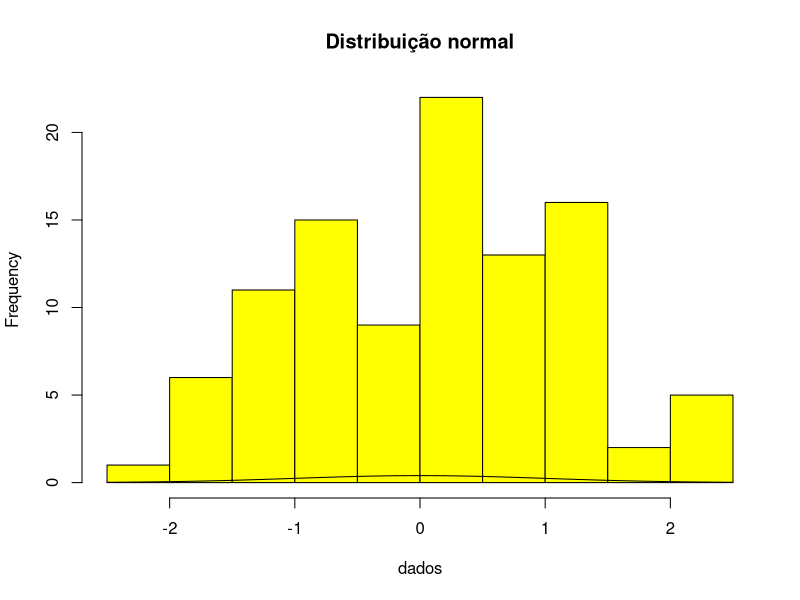
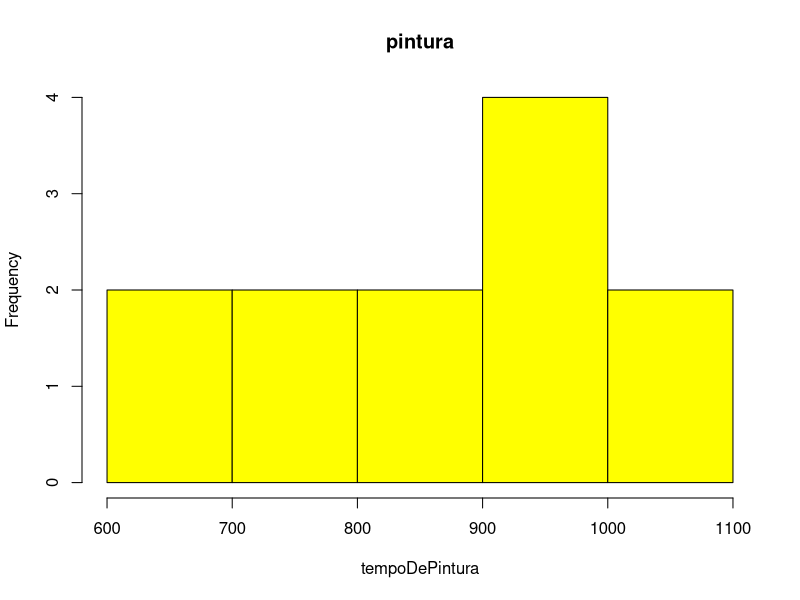
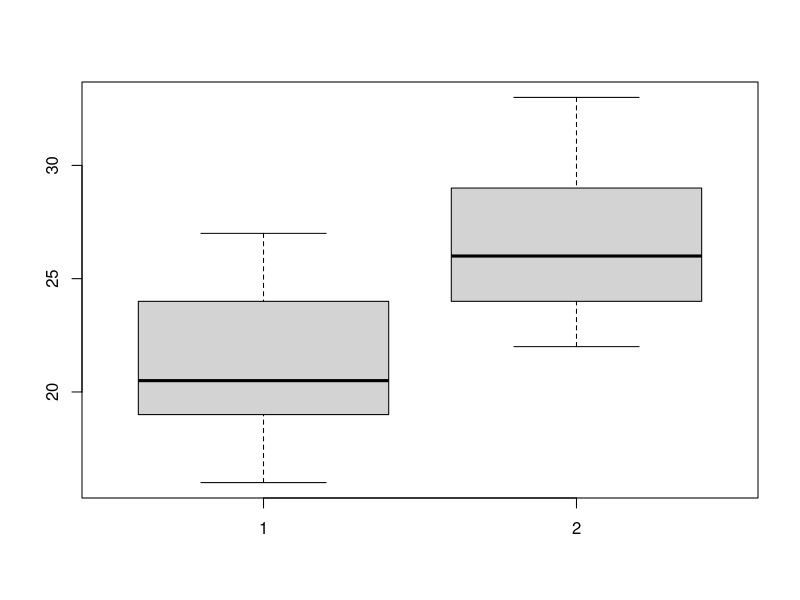
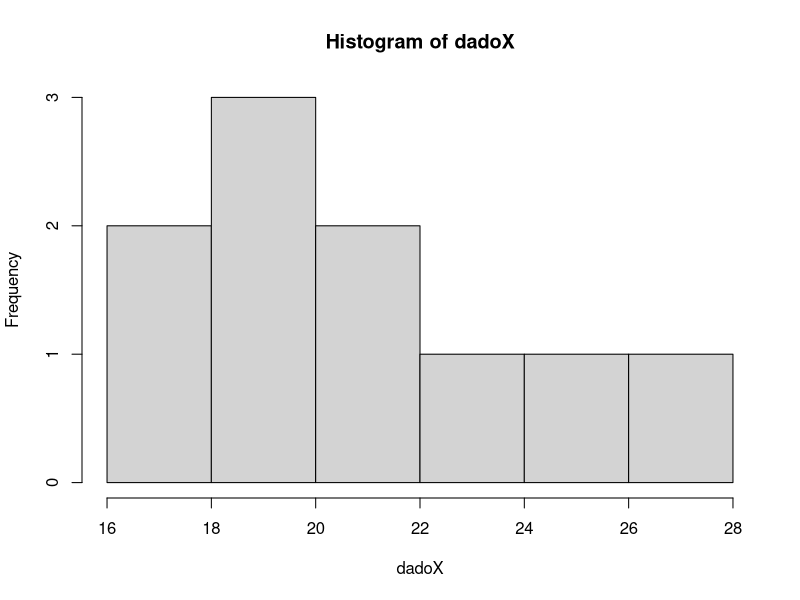
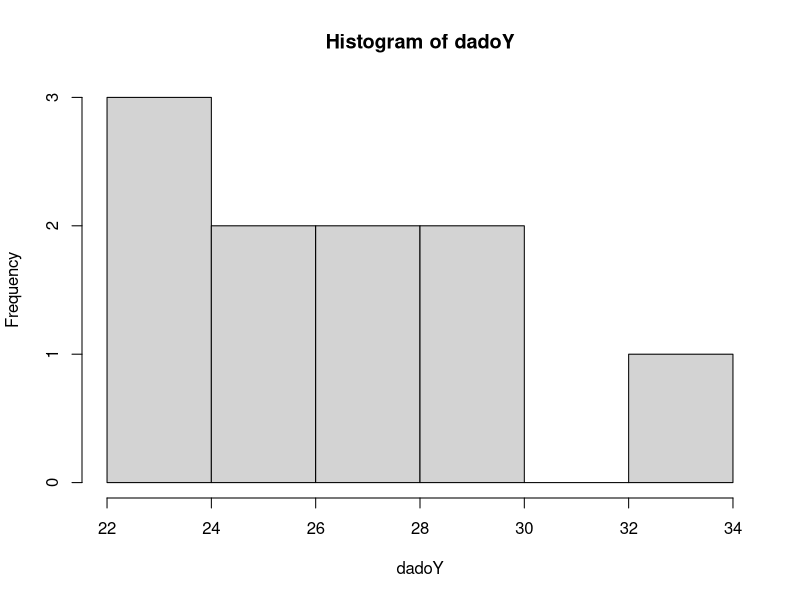
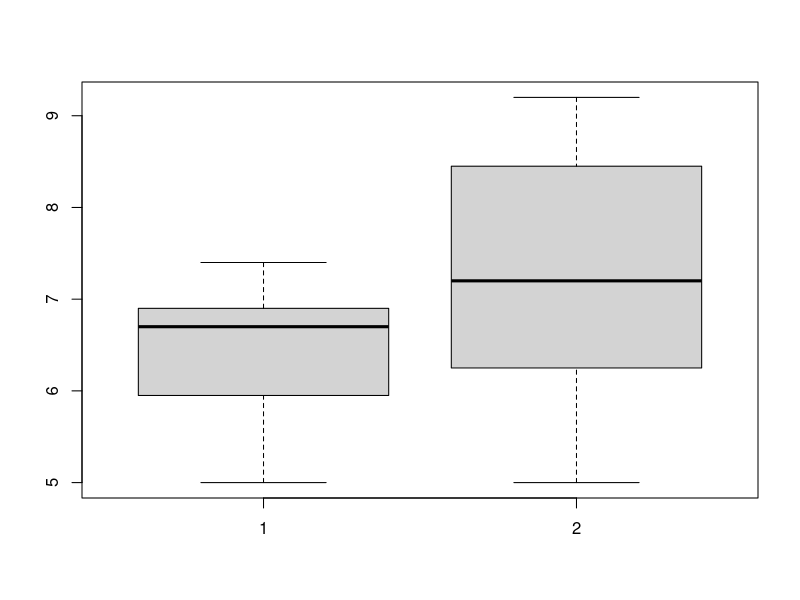
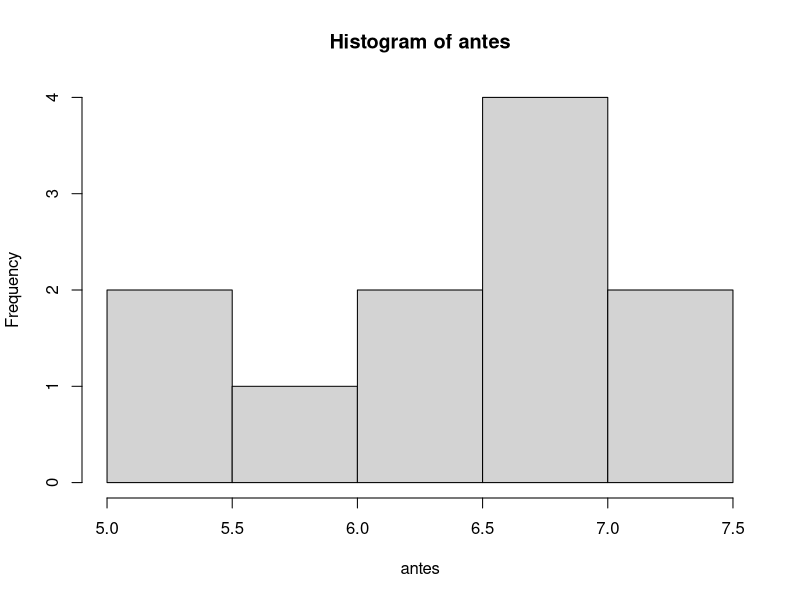
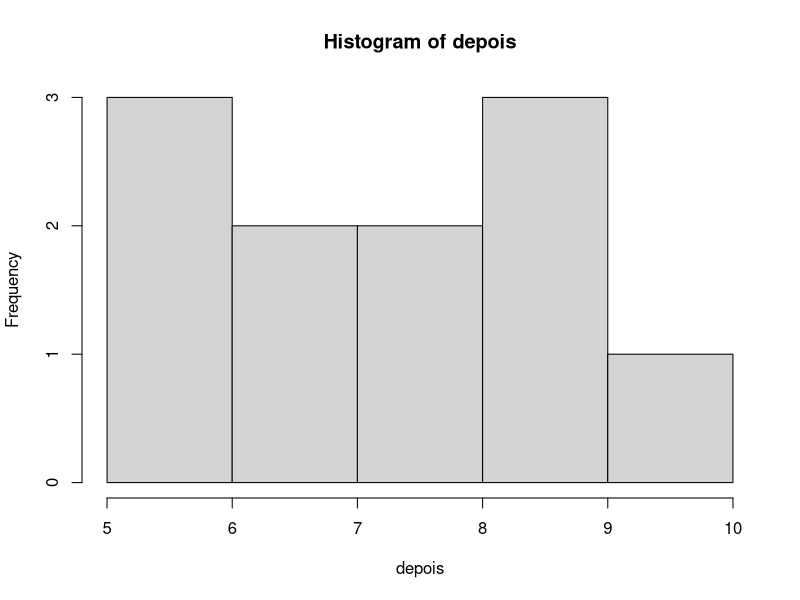

Here is the R script that generated these plots, in order:
#metodo de monte carlo-> eu tiro varias amostrar da base e calculo as medias e desviopadrão e formulas para achar o 
#ponto medio de todas as medias de todas as amostras para garantir maior credibilidade dos dados


#Holdout -> em treinamento em p, tem que ter mais de 50% dos dados
#ele é mais demorado

#p= tamanho total da amostra
#p = 2/3 e (1 – p) = 1/3 


#K-Fold CrossValidation->em treinamento

#exemplo
#amostra com 100 elementos
#quero dividir em 5 por exemplo

#100/5->25 registros


#Leave-One-Out ->em treinamento para bases pequenas


#Bootstrap -> para bases muito grandes


#Gerando números aleatórios com distribuição  normal depois de fazer o monte carlo:

#Gerando aleatoriamente os dados
dados = rnorm(100)

#Gráfico
hist(dados, col="yellow", main="Distribuição normal")

#Traçando a curva da normal
curve(dnorm, add=TRUE)

#Teste de Normalidade
# Shapiro-Wilk
shapiro.test(dados)
# Kolmogorov-Smirnov
ks.test(dados,"pnorm", mean(dados), sd(dados))
 
################

# exemplo Teste t de Student para uma amostra
#dados da amostra
tempoDePintura = c(920,710,680,1000,1010,850,880,990,1030,995,775,670)
#media 
media = mean(tempoDePintura)#875,833
#desvio padrao
desvio = sd(tempoDePintura)#136,662

#grafico
hist(tempoDePintura, col="yellow", main="pintura")
  
#Teste de Normalidade
# Shapiro-Wilk
shapiro.test(tempoDePintura)
# Kolmogorov-Smirnov
ks.test(tempoDePintura,"pnorm", media, desvio)

# alternativas-> "two.sided", "less"-> menos, "greater"->maior
# nivel de confidencialidade = 95%-> conf.level = 0.95
t.test(tempoDePintura, alternative="two.sided", conf.level = 0.95, mu = 690)
  

################

#exemplo de Teste t de Student para duas amostras aleatórias  independentes 

dadoX = c(16,22,27,20,18,24,19,20,21,25)
dadoY = c(30,25,25,28,27,33,24,22,24,29)

boxplot(dadoX,dadoY)


hist(dadoX)
hist(dadoY)

#Teste de Normalidade
  
# Shapiro-Wilk
shapiro.test(dadoX)
# Kolmogorov-Smirnov
ks.test(dadoX,"pnorm", mean(dadoX), sd(dadoX))
  
# Shapiro-Wilk
shapiro.test(dadoY)
# Kolmogorov-Smirnov
ks.test(dadoY,"pnorm", mean(dadoY), sd(dadoY))

t.test(x=dadoX, y=dadoY, alternative="two.sided", conf.level = 0.95)



################
#exemplo de Teste t de Student para duas amostras aleatórias  relacionadas (pareadas) 



antes  = c(5.5, 6.1, 6.7, 6.2, 7.0, 7.2, 5.8, 6.8, 6.7, 7.4, 5.0)
depois = c(6.0, 7.2, 6.8, 8.2, 9.0, 5.8, 6.5, 7.2, 8.7, 5.0, 9.2)
 
boxplot(antes,depois)
 
hist(antes)
hist(depois)
 

#Teste de Normalidade

# Shapiro-Wilk
shapiro.test(antes)
# Kolmogorov-Smirnov
ks.test(antes,"pnorm", mean(antes), sd(antes))

# Shapiro-Wilk
shapiro.test(depois)
# Kolmogorov-Smirnov
ks.test(depois,"pnorm", mean(depois), sd(depois))

t.test(antes, depois, paired = TRUE, conf.level = 0.90)

